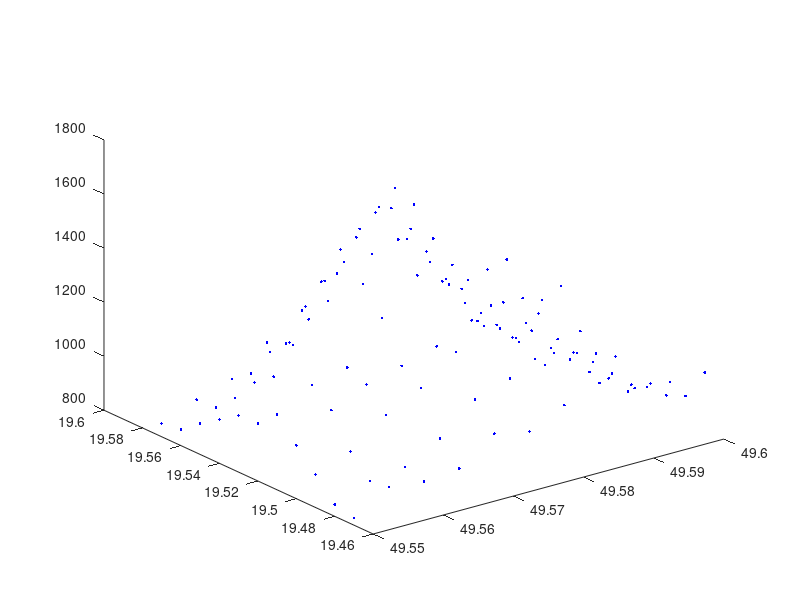
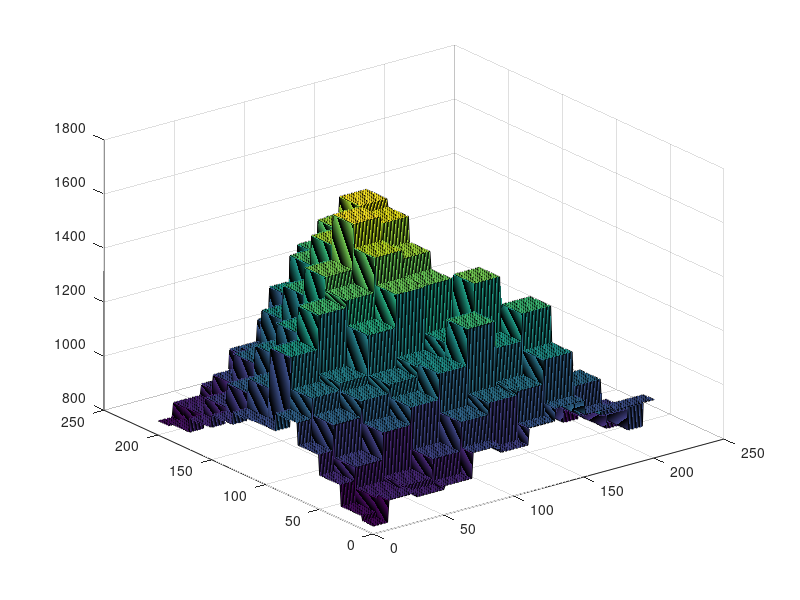
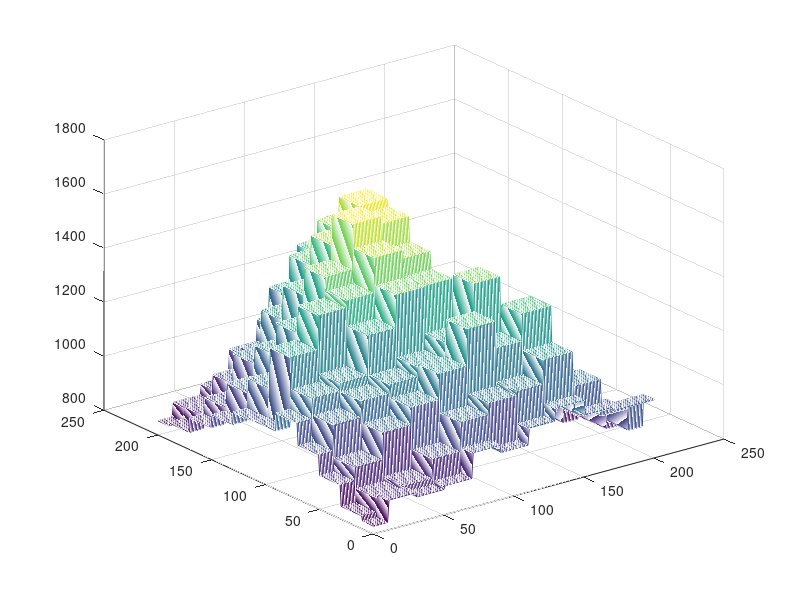
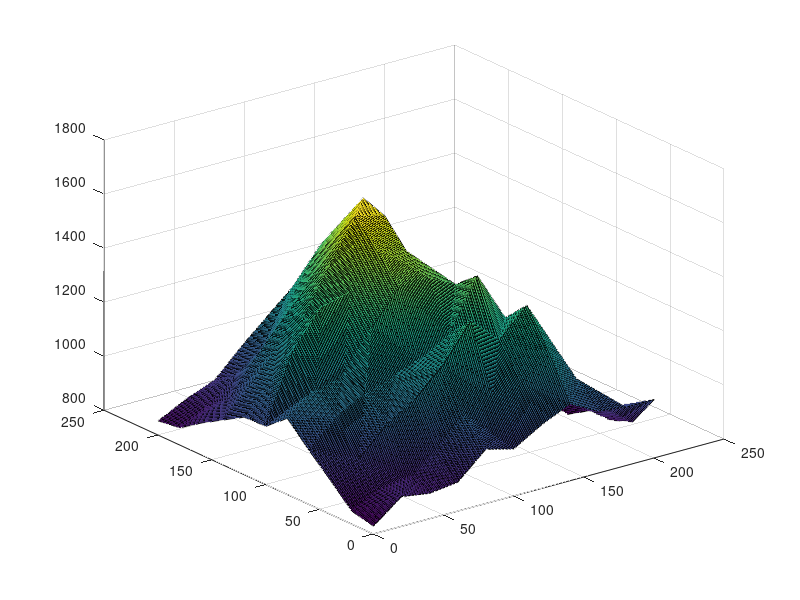

Here is the MATLAB script that generated these plots, in order: (Note: this script raises an error after producing the figures.)
% interp_obiekt3D.m
clear all; close all;

%load('X.mat');
 load('babia_gora.dat'); X=babia_gora;

figure; grid; plot3( X(:,1), X(:,2), X(:,3), 'b.' ); pause

x = X(:,1); y = X(:,2); z = X(:,3);            % pobranie x,y,z
xvar = min(x) : (max(x)-min(x))/200 : max(x);  % zmiennosc x
yvar = min(y) : (max(y)-min(y))/200 : max(y);  % zmiennosc y

[Xi,Yi] = meshgrid( xvar, yvar );              % siatka interpolacji xi, yi
out = griddata( x, y, z, Xi,Yi, 'nearest' );     % interp: nearest, linear, spline, cubic
figure; surf( out );                           % rysunek             
figure; mesh( out ); pause                     % rysunek             

              
out = griddata( x, y, z, Xi,Yi, 'linear' );     
figure; surf( out );                                      
figure; mesh( out ); pause                       
               
           
out = griddata( x, y, z, Xi,Yi, 'cubic' );     
figure; surf( out );                                     
figure; mesh( out ); pause    

out = griddata( x, y, z, Xi,Yi, 'v4'  );    
figure; surf( out );             
figure; mesh( out ); pause


